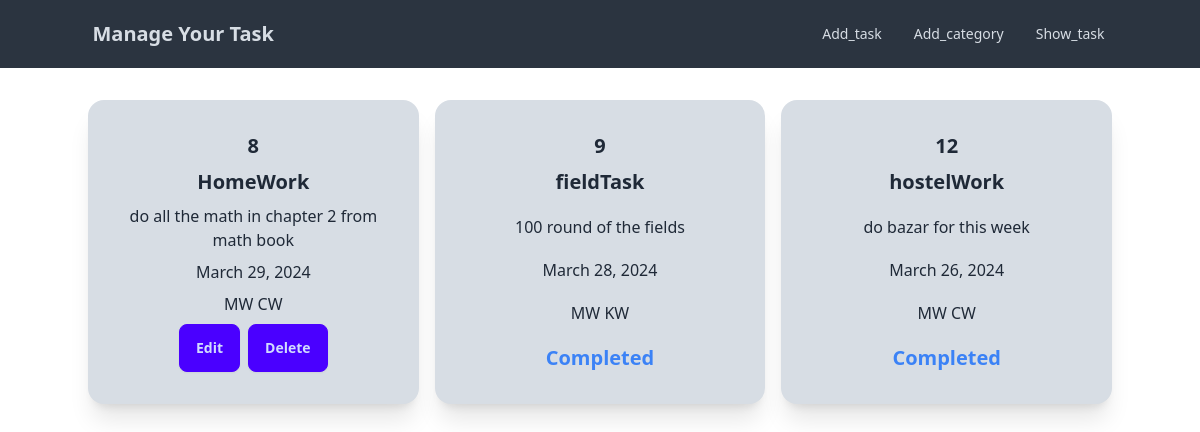
The page / on the database its author committed.
### TaskModel/models.py (models this page shows, shortened)
class TaskModel(models.Model):
    taskTitle = models.CharField(max_length=100)
    taskDescription = models.CharField(max_length=100)
    isCompleted = models.BooleanField(default=False)
    taskAssignDate = models.DateField()
    taskCategory = models.ManyToManyField(taskCategory)

### taskCategory/models.py (models this page shows)
class taskCategory(models.Model):
    categoryName = models.CharField(max_length=100)
    def __str__(self) -> str:
        return self.categoryName

### taskManagementSystem/views.py (the view)
# urls.py: 2. Add a URL to urlpatterns:  path('', views.home, name='home')
def home(request):
    data = TaskModel.objects.all()
    cat = taskCategory.objects.all()
    return render(request, 'home.html', {'data': data, 'category': cat})

### templates/home.html
{% extends "base.html" %}
{% block content %}
<div class="grid grid-cols-3 gap-4 container mx-auto my-8">
{% for el in data %}
    <div class="card bg-neutral-content shadow-xl">
        <div class="card-body items-center text-center">
          <h2 class="card-title"> {{el.id}} </h2>
          <p class="text-xl font-bold"> {{el.taskTitle}} </p>
          <p> {{el.taskDescription}} </p>
          <p> {{el.taskAssignDate}} </p>
          <p>
            {% for cat in el.taskCategory.all %}
                <span> {{cat}} </span>
            {% endfor %}
          </p>
          {% if el.isCompleted %}
            <span class="text-xl font-bold text-blue-500">Completed</span>
          {% else %}
          <div class="card-actions">
            <a href="{% url "edit" el.id%}"><button class="btn btn-primary">Edit</button></a>
            <a href="{% url "delete" el.id%}"><button class="btn btn-primary">Delete</button></a>
          </div>
          {% endif %}
        </div>
      </div>
{% endfor %}
</div>
{% endblock content %}

### templates/base.html (shortened to what this page needs)
<!DOCTYPE html>
<html lang="en">
<head>
    <link href="https://cdn.jsdelivr.net/npm/daisyui@4.7.2/dist/full.min.css" rel="stylesheet" type="text/css" />
    <script src="https://cdn.tailwindcss.com"></script>
</head>
<body>
    <div class="navbar bg-neutral text-neutral-content justify-around">
        <div class="navbar-start">
          <a class="btn btn-ghost text-xl">Manage Your Task</a>
        </div>
        <div class="navbar-center hidden lg:flex">
          <ul class="menu menu-horizontal px-1">
            <li><a href="{% url "addTask" %}">Add_task</a></li>
            <li>
                <a href="{% url "add_category" %}">Add_category</a>
            </li>
            <li><a href="{% url "homepage" %}">Show_task</a></li>
          </ul>
        </div>
      </div>
      {% block content %}
      {% endblock content %}
</body>
</html>

### rows shown on the page
TaskModel: id "8", taskTitle "HomeWork", taskDescription "do all the math in chapter 2 from math book", taskAssignDate "March 29, 2024", isCompleted "Edit"
taskCategory: categoryName "MW"
taskCategory: categoryName "CW"
TaskModel: id "9", taskTitle "fieldTask", taskDescription "100 round of the fields", taskAssignDate "March 28, 2024", isCompleted "Completed"
taskCategory: categoryName "KW"
TaskModel: id "12", taskTitle "hostelWork", taskDescription "do bazar for this week", taskAssignDate "March 26, 2024", isCompleted "Completed"
